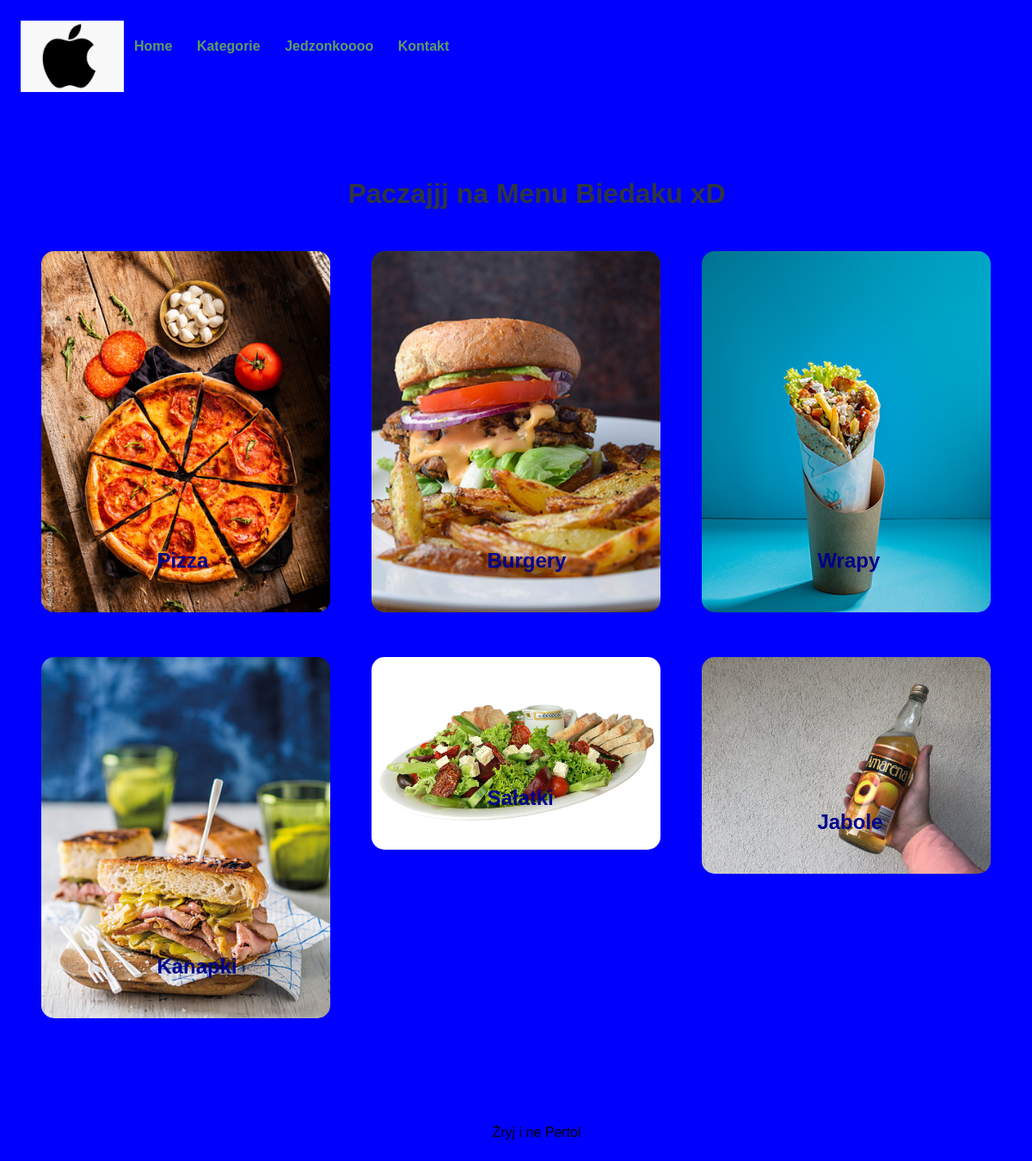
/categories.php, run on the app's committed database.
### tables this page shows
CREATE TABLE `tbl_category` (
  `id` int(10) UNSIGNED NOT NULL,
  `title` varchar(100) NOT NULL,
  `image_name` varchar(255) NOT NULL,
  `featured` varchar(10) NOT NULL,
  `active` varchar(10) NOT NULL
);

### categories.php (the view, shortened to what this page needs)
<?php include('partials-front/menu.php'); ?>
    <section class="categories">
        <div class="container">
            <h2 class="text-center">Paczajjj na Menu Biedaku xD</h2>
            <?php
                $sql = "SELECT * FROM tbl_category WHERE active='Yes'";
                $res = mysqli_query($conn, $sql);
                $count = mysqli_num_rows($res);
                if($count>0)
                {
                    while($row=mysqli_fetch_assoc($res))
                    {
                        $id = $row['id'];
                        $title = $row['title'];
                        $image_name = $row['image_name'];
                        ?>
                        <a href="<?php echo SITEURL; ?>category-foods.php?category_id=<?php echo $id; ?>">
                            <div class="box-3 float-container">
                                <?php
                                    if($image_name=="")
                                    {
                                        echo "<div class='error'>Error 404. Zdjęcie nie znalezione</div>";
                                    }
                                    else
                                    {
                                        ?>
                                        <img src="<?php echo SITEURL; ?>images/category/<?php echo $image_name; ?>" alt="Pizza" class="img-responsive img-curve">
                                        <?php
                                    }
                                ?>
                                <h3 class="float-text text-white"><?php echo $title; ?></h3>
                            </div>
                        </a>
                        <?php
                    }
                }
                else
                {
                    echo "<div class='error'>Error 404. Kategoria nie znaleziona.</div>";
                }
            ?>
        </div>
    </section>
    <?php include('partials-front/footer.php'); ?>

### partials-front/menu.php (shortened to what this page needs)
<!DOCTYPE html>
<html lang="en">
<head>
    <link rel="stylesheet" href="css/style.css">
</head>
<body>
    <section class="navbar">
        <div class="container">
            <div class="logo">
                <a href="#" title="Logo">
                    <img src="images/ordersta1.png" alt="Restaurant Logo" class="img-responsive">
                </a>
            </div>
            <div class="menu text-left text-center" >
                <ul>
                    <li>
                        <a href="<?php echo SITEURL; ?>">Home</a>
                    </li>
                    <li>
                        <a href="<?php echo SITEURL; ?>categories.php">Kategorie</a>
                    </li>
                    <li>
                        <a href="<?php echo SITEURL; ?>foods.php">Jedzonkoooo</a>
                    </li>
                    <li>
                        <a href="contact.php">Kontakt</a>
                    </li>
                </ul>
            </div>
        </div>
    </section>

### partials-front/footer.php (shortened to what this page needs)
    <section class="footer">
        <div class="container text-center">
            <p>Żryj i ne Pertol</p>
        </div>
    </section>
</body>
</html>

### css/style.css (style rules this page uses)
* { margin: 0 0; padding: 0 0; font-family: Arial, Helvetica, sans-serif; }
.container { width: 100%; margin: 2%; padding: 0%; }
.img-responsive { width: 100%; }
.img-curve { border-radius: 15px; }
.text-center { text-align: center; }
.text-left { text-align: left; }
.text-white { color: darkblue; }
a { color: #5d9e5f; text-decoration: none; }
h2 { color: #2f3542; font-size: 2rem; margin-bottom: 2%; }
h3 { font-size: 1.5rem; }
.float-container { position: relative; }
.float-text { position: absolute; bottom: 50px; left: 40%; }
.logo { width: 10%; float: left; }
.menu { line-height: 60px; }
.menu ul { list-style-type: none; }
.menu ul li { display: inline; padding: 1%; font-weight: bold; }
.categories { padding: 4% 0; }
.box-3 { width: 28%; float: left; margin: 2%; }

### partials-front/footer.php (style rules this page uses)
body { background-color:blue; }

### data on the page
tbl_category: image_name (picture), title "Pizza"
tbl_category: image_name (picture), title "Burgery"
tbl_category: image_name (picture), title "Wrapy"
tbl_category: image_name (picture), title "Kanapki"
tbl_category: image_name (picture), title "Sałatki"
tbl_category: image_name (picture), title "Jabole"
